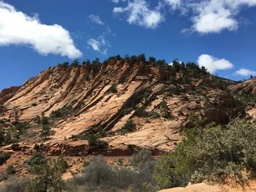
#> input picture dikis_ag.jpg, 256 x 192 px, shrunk from 917 x 686 before the run, found by its file name
$ python dikis_oymaAkilliBoyutlandirma.py
#> lines starting #> are read from the running program, lines starting #| are printed output that depends on the picture
import cv2
import numpy as np
from skimage import filters

#Girdi görseli ve yönü doğrudan belirt
image_path = "dikis_ag.jpg"
direction = "vertical"     # "vertical" veya "horizontal"

image = cv2.imread(image_path)
#> image is the input picture: shape (192, 256, 3); mean B, G, R 107.3, 102.7, 102.9
if image is None:
    raise FileNotFoundError("Görsel bulunamadı, dosya yolunu kontrol et!")
gray = cv2.cvtColor(image, cv2.COLOR_BGR2GRAY).astype("float32")
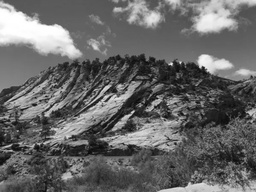
#> gray: shape (192, 256) float32; min 6, max 255, mean 103.3

#Enerji haritası oluştur (Sobel filtresi)
def compute_energy(gray):
    return filters.sobel(gray)

#Minimum enerji dikiş yolunu bul
def find_seam(energy):
    h, w = energy.shape
    M = energy.copy()
    backtrack = np.zeros_like(M, dtype=np.int32)

    for i in range(1, h):
        for j in range(w):
            # sol-üst, üst, sağ-üst piksellerin maliyetini al
            left = max(j - 1, 0)
            right = min(j + 1, w - 1)
            idx = np.argmin(M[i - 1, left:right + 1])
            backtrack[i, j] = left + idx
            M[i, j] += M[i - 1, left + idx]
    return M, backtrack

#Dikişi kaldır
def remove_seam(image, backtrack):
    h, w, _ = image.shape
    mask = np.ones((h, w), dtype=np.bool_)
    j = np.argmin(backtrack[-1])
    for i in reversed(range(h)):
        mask[i, j] = False
        j = backtrack[i, j]
    mask = np.stack([mask]*3, axis=2)
    return image[mask].reshape((h, w - 1, 3))

#Tekrarlı dikiş kaldırma
def seam_carve_manual(image, num_seams, direction="vertical"):
    output = image.copy()
    for n in range(num_seams):
        if direction == "horizontal":
            output = np.rot90(output, 1, (0, 1))  # geçici olarak döndür
        gray = cv2.cvtColor(output, cv2.COLOR_BGR2GRAY).astype("float32")
        energy = compute_energy(gray)
        _, backtrack = find_seam(energy)
        output = remove_seam(output, backtrack)
        if direction == "horizontal":
            output = np.rot90(output, 3, (0, 1))  # eski haline döndür
    return output

#Orijinal görüntü
cv2.imshow("Orijinal", image)

#Farklı dikiş sayıları için dene
for numSeams in range(20, 61, 20):
    carved = seam_carve_manual(image, numSeams, direction)
    print(f"[INFO] {numSeams} dikiş kaldırıldı; Yeni boyut: w={carved.shape[1]}, h={carved.shape[0]}")
    cv2.imshow(f"{numSeams} Dikiş Sonrası", carved)
    cv2.waitKey(0)
#> this loop made 3 passes
#> pass 1, `carved = seam_carve_manual(image, numSeams, direction)`:
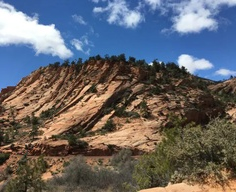
#> carved: shape (192, 236, 3); mean B, G, R 107, 102.8, 103
#> pass 2, `carved = seam_carve_manual(image, numSeams, direction)`:
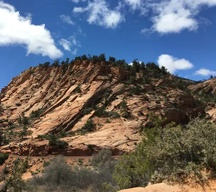
#> carved: shape (192, 216, 3); mean B, G, R 107, 103, 103.3
#> pass 3, `carved = seam_carve_manual(image, numSeams, direction)`:
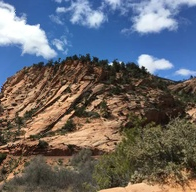
#> carved: shape (192, 196, 3); mean B, G, R 107.8, 104.2, 104.6

cv2.destroyAllWindows()

$ run again, with 2.2 car.jpg.jpg copied over dikis_ag.jpg
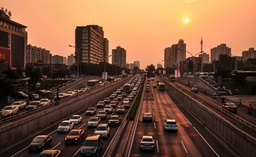
#> input picture 2.2 car.jpg.jpg, 256 x 157 px, shrunk from 640 x 393 before the run, found by its file name
#> image is the input picture: shape (157, 256, 3); mean B, G, R 61.5, 83.8, 120.6
#> `gray = cv2.cvtColor(image, cv2.COLOR_BGR2GRAY).astype("float32")`:
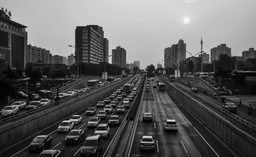
#> gray: shape (157, 256) float32; min 0, max 248, mean 92.3
#> the loop `for numSeams in range(20, 61, 20):` made 3 passes
#> pass 3, `carved = seam_carve_manual(image, numSeams, direction)`:
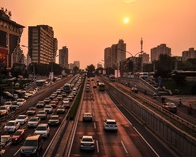
#> carved: shape (157, 196, 3); mean B, G, R 62.5, 85.6, 123.2
